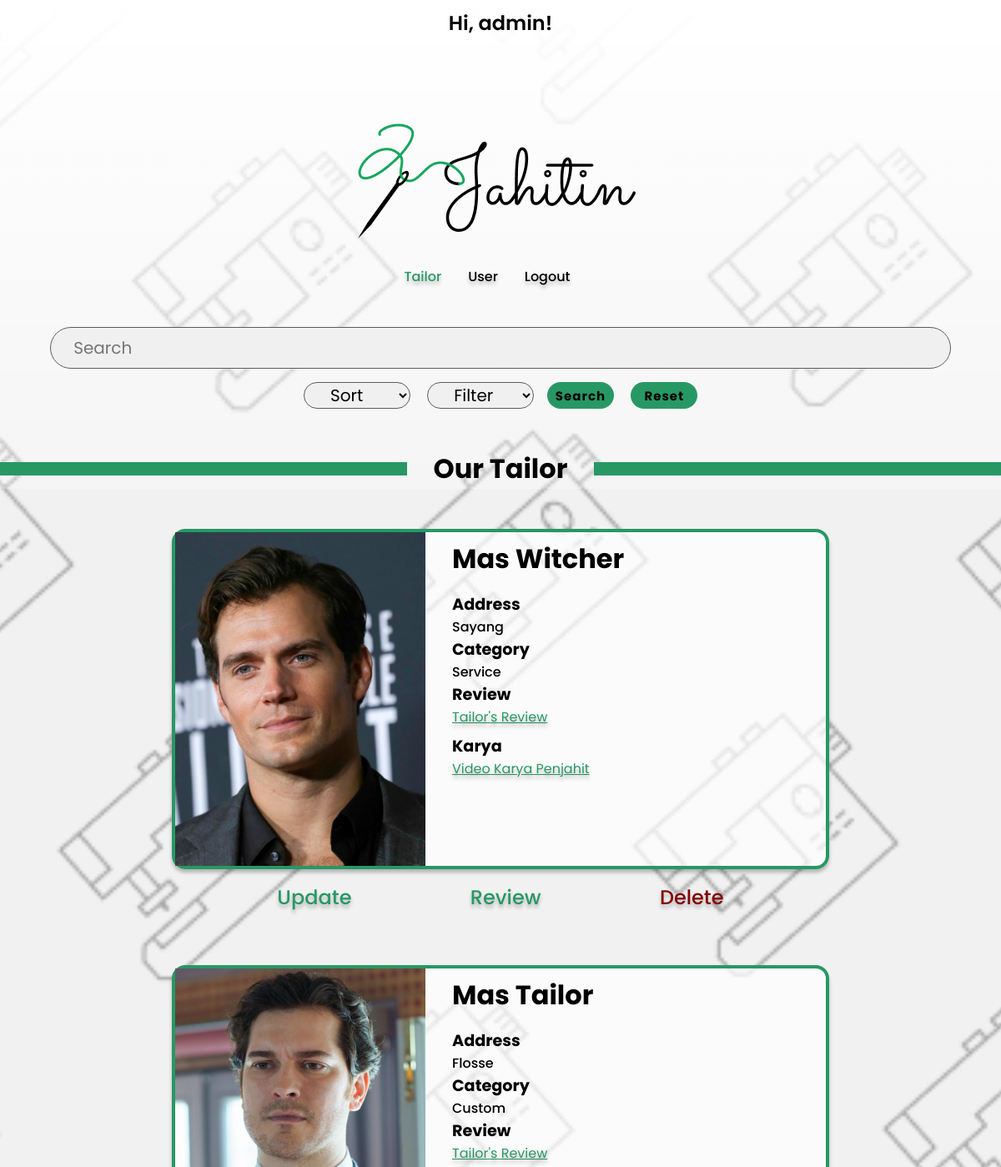
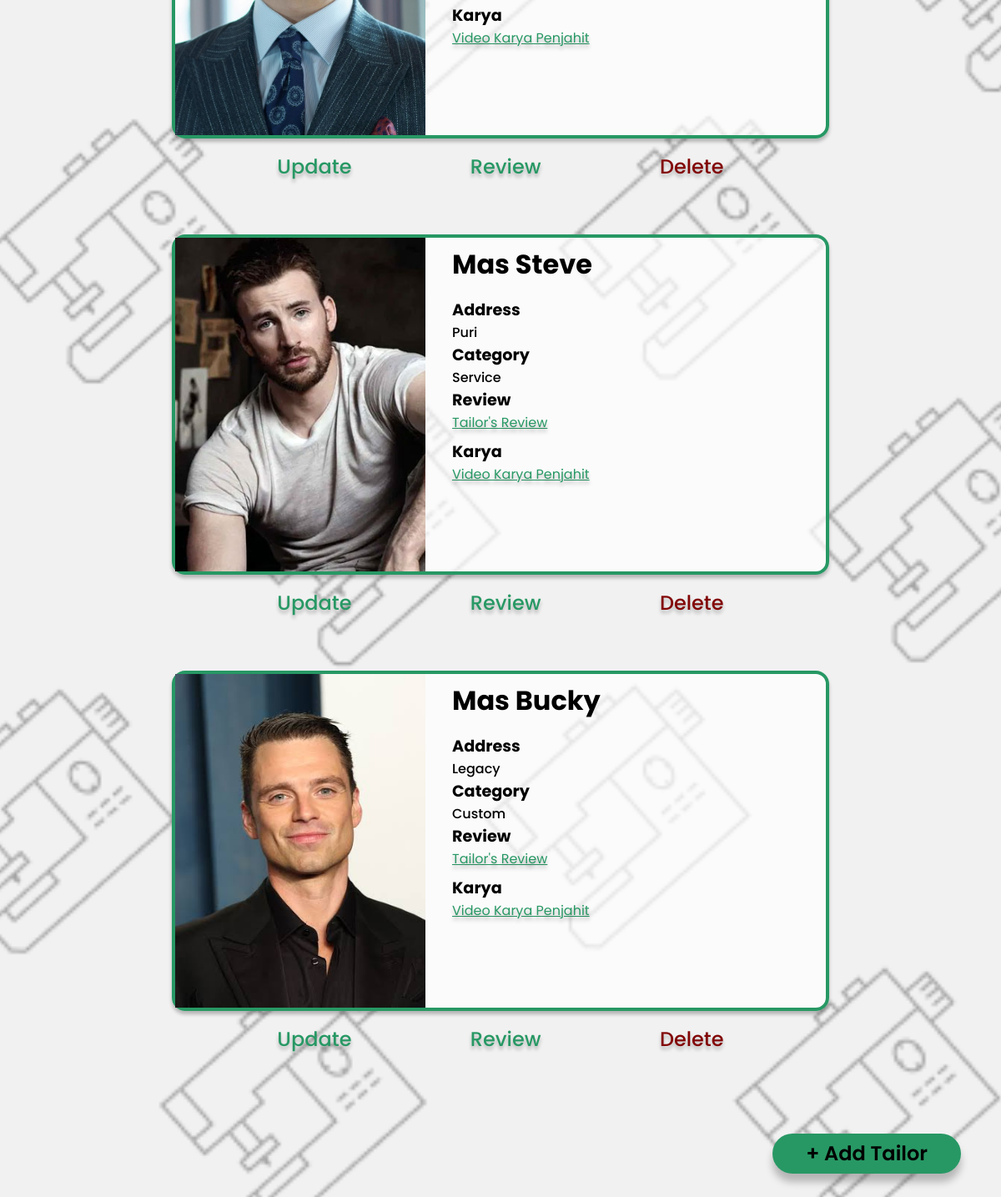
/src/homepageAdmin.php (signed in), run on the app's committed database (2 pictures, top to bottom).
### tables this page shows
CREATE TABLE `tailor` (
  `tailorID` int(11) NOT NULL,
  `nama` varchar(255) NOT NULL,
  `alamat` varchar(255) NOT NULL,
  `jenis` varchar(255) NOT NULL,
  `foto_tailor` varchar(255) NOT NULL,
  `video_tailor` varchar(255) NOT NULL
);

### src/controller/functions.php (called while the page is built, shortened)
<?php
include 'config.php';
function query($sql) {
	global $conn;
	$result = mysqli_query($conn, $sql);
	$rows = [];
	while( $row = mysqli_fetch_assoc($result) ) {
		$rows[] = $row;
	}
	return $rows;
}

### src/homepageAdmin.php (the view, shortened to what this page needs)
<?php
include 'controller/functions.php';
$tailor = query("select * from tailor");
?>
<!DOCTYPE html>
<html lang="en">
<head>
    <link rel="stylesheet" href="styles\homepage.css">
    <link rel="stylesheet" href="styles\listTailor.css">
</head>
<body>
    <div class="container">
    <div class="bangs">
        <p class="title"> Hi, <?php echo $_SESSION['username']; ?>! </p>
    </div>
        <nav>
            <div class="logo">
                <img src="assets\logo.png" alt="logo jahitin"/>
            </div>
            <div class="nav-right">
                <ul>
                    <li><a href="homepageAdmin.php" style="color: #279864">Tailor</a></li>
                    <li><a href="manageUser.php">User</a></li>
                    <li><a href="controller/logout.php">Logout</a></li>
                </ul>
            </div>
        </nav>
        <div class="search">
            <input type="text" class="search-input" id="search-term" placeholder="Search" value="<?php echo isset($_GET['search']) ? $_GET['search'] : "" ?>">
            <div class="buttons-container">
                <div class="sort-filter">
                    <select class="sort-option" id="sort-Alphabet">
                        <option disabled selected value>Sort</option>
                    </select>
                    <select class="filter-option" id="filter-tailor">
                        <option disabled selected value>Filter</option>
                    </select>
                </div>
                <div class="buttons">
                    <button class="btn" id="search-btn" onclick="debounceSearchTailorAdmin(1);">Search</button>
                    <button class="btn" id="reset-btn" onclick="resetSearchAdmin();">Reset</button>
                </div>
            </div>
        </div>
        <div class="container-title">
            <div class="line-left"></div>
            <div class="title">
                <p>Our Tailor</p>
            </div>
            <div class="line-right"></div>
        </div>
    </div>
    <div class="add">
		<a href="controller/addTailor.php"> + Add Tailor</a>
	</div>
    <div class="search-results-list" id="search-results-list">
        <ul class="tailor-list">
            <?php $i = 1; ?>
            <?php foreach( $tailor as $row ) { ?>
                <div class="tailor-card-actions">
                    <div class="tailor-card-number">
                        <li class="tailor-item" style="flex-direction: column">
                            <div class="tailor-card">
                                <div class="tailor-media">
                                    <img src="img/<?= $row["foto_tailor"]; ?>" alt="<?= $row["nama"]; ?>" class="tailor-photo">
                                </div>
                                <div class="tailor-info">
                                    <h1 class="tailor-name"><?= $row["nama"]; ?></h1>
                                    <h2>Address</h2>
                                    <p class="tailor-address"><?= $row["alamat"]; ?></p>
                                    <h2>Category</h2>
                                    <p class="tailor-category"><?= $row["jenis"]; ?></p>
                                    <h2>Review</h2>
                                    <a class="button" href="reviewPage.php?id=<?php echo $row["tailorID"]; ?>">Tailor's Review</a>
                                    <h2>Karya</h2>
                                    <a class="button" href="#popupVid<?= $i ?>">Video Karya Penjahit</a>
                                </div>
                            </div>
                            <div class="tailor-actions">
                                <a class="update" href="controller/updateTailor.php?id=<?php echo $row["tailorID"]; ?>">Update</a>
                                <a class="review" href="reviewPage.php?id=<?php echo $row["tailorID"]; ?>">Review</a>
                                <a class="delete" href="controller/deleteTailor.php?id=<?php echo $row["tailorID"]; ?>" onclick="return confirm('Are you sure you want to delete the tailor?')">Delete</a></td>
                            </div>
                        </li>
                    </div>
                </div>
            <?php $i++; ?>
            <?php } ?>
        </ul>
    </div>
</body>
</html>

### src/styles/homepage.css (style rules this page uses)
* { margin: 0; padding: 0; box-sizing: border-box; font-family: 'Poppins', sans-serif; }
body { min-height: 100vh; background-image: url('../assets/background.png'); background-attachment: fixed; background-size: cover; background-position: center; background-repeat: no-repeat; }
.bangs .title { color: #000; font-size: 1.5rem; font-weight: 600; padding: 10px 0; text-align: center; }
.container { background: linear-gradient(rgba(255, 255, 255, 1), rgba(255, 255, 255, 0.3)); }
nav { display: flex; width: 100%; justify-content: center; margin-top: 60px; }
.logo img { margin: 2rem 0 0 0; text-align: center; justify-content: center; }
.nav-right { width: 100%; display: flex; align-items: center; justify-content: flex-end; }
.nav-right ul { display: flex; list-style: none; padding-right: 3rem; }
.nav-right ul li { padding: 0 1rem 0 1rem; }
nav ul li a { color: #000; font-size: 1rem; font-weight: 500; text-decoration: none; text-shadow: 0px 4px 4px rgba(0, 0, 0, 0.25); }
.container-title { display: flex; width: 100%; justify-content: center; align-items: center; margin: 1rem 0 1rem 0; }
.title { width: auto; color: #000; font-size: 2rem; font-weight: Bold; white-space: nowrap; }
.line-left { width: 100%; height: 0.2rem; background-color: #279864; margin-right: 2rem; height: 1rem; }
.line-right { width: 100%; height: 0.2rem; background-color: #279864; margin-left: 2rem; height: 1rem; }
.search { width: 100%; display: flex; justify-content: center; margin-top: 2rem; padding-bottom: 2rem; }
.search-input { width: 38rem; height: 3.125rem; border-radius: 1.875rem; border: 1px solid #5C5C5C; background: #F0F0F0; margin: 0 2rem 0rem 0rem; padding: 0rem 1.7rem; font-size: 1.25rem; }
.buttons-container { display: flex; align-items: center; }
.sort-filter .sort-option, .sort-filter .filter-option { border-radius: 1.875rem; border: 1px solid #5C5C5C; background: #F0F0F0; width: 8rem; height: 2rem; padding: 0rem 1.7rem; font-size: 1.25rem; margin: 0 0.5rem; cursor: pointer; transition: 0.6s all; }
.btn { font-weight: bold; letter-spacing: 1px; background-color: #279864; color: #000; border: none; border-radius: 1.5rem; cursor: pointer; transition: 0.6s all; width: 5rem; height: 2rem; margin: 0 0.5rem; font-size: 15px; }
.add { bottom: 0; right: 0; position: fixed; margin: 3rem; width: auto; height: 3rem; background: #279864; border-radius: 3rem; padding: 0.4rem 2.5rem 0 2.5rem; cursor: pointer; z-index: 999; box-shadow: 0px 10px 10px rgba(0, 0, 0, 0.25); }
.add a { text-decoration: none; color: #000; font-weight: 600; font-size: 1.5rem; cursor: pointer; }
@media (max-width: 1240px) { .search { flex-direction: column; align-items: center; } }
@media (max-width: 1240px) { .search-input { margin: 0 0 1rem 0; } }
@media (max-width: 1240px) { nav { flex-direction: column; align-items: center; } }
@media (max-width: 1240px) { .nav-right { width: auto; justify-content: center; margin: 1rem 0 1rem 1rem; } }
@media (max-width: 1240px) { .logo { padding-left: 0; margin-right: 4rem; } }

### src/homepageAdmin.php (style rules this page uses)
.logo { padding-left: 3rem; }

### data on the page
tailor: foto_tailor (picture), nama "Mas Witcher", alamat "Sayang", jenis "Service"
tailor: foto_tailor (picture), nama "Mas Tailor", alamat "Flosse", jenis "Custom"
tailor: foto_tailor (picture), nama "Mas Steve", alamat "Puri", jenis "Service"
tailor: foto_tailor (picture), nama "Mas Bucky", alamat "Legacy", jenis "Custom"

### other printed values
$_SESSION['username'] "admin"
